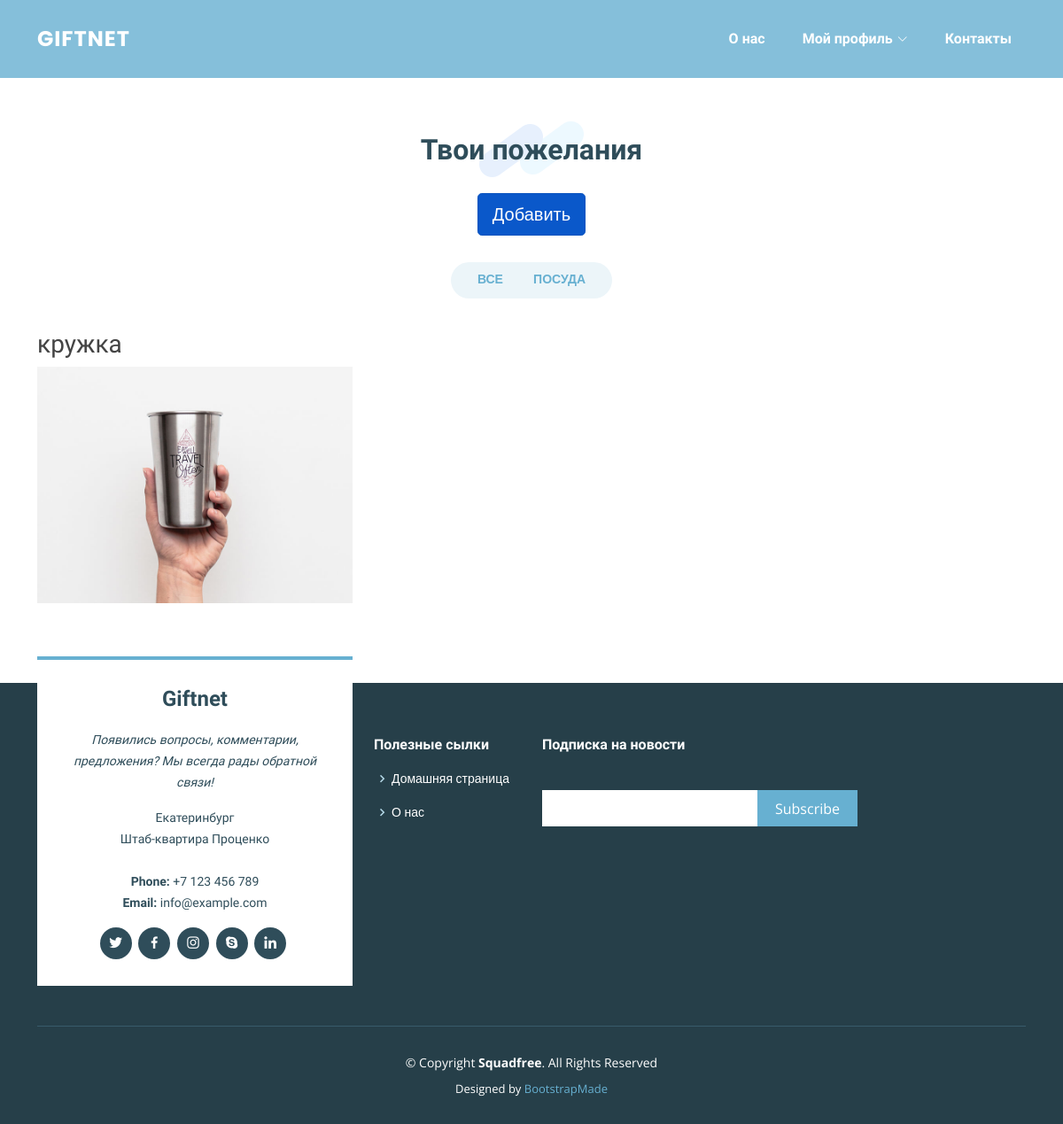
The page /userprofile/ (signed in) on the database as committed earlier.
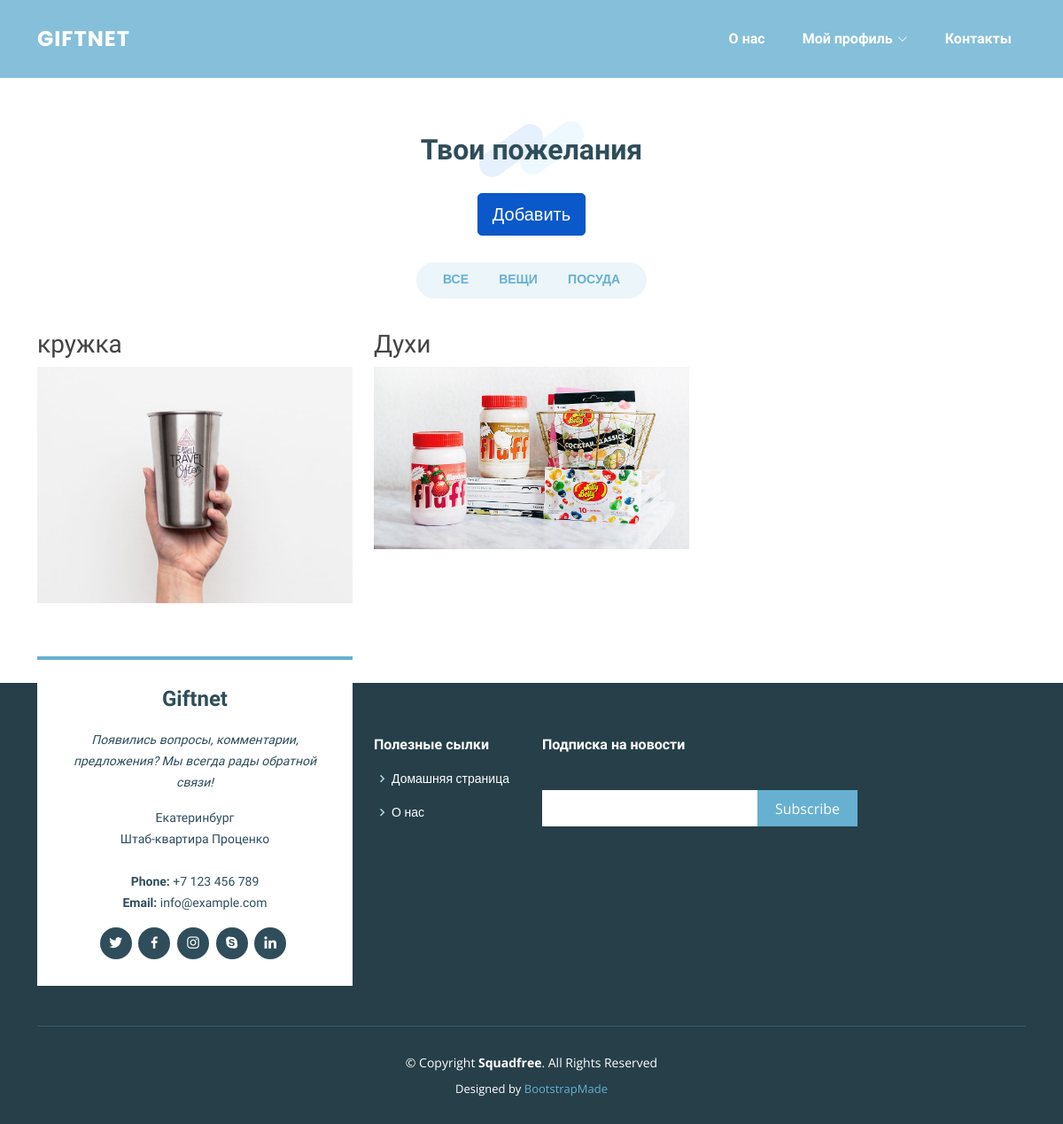
The same page on the database as committed later.
### userprofile/models.py (models this page shows, shortened)
class Wish(models.Model):
    username = models.CharField(max_length=50)
    data = models.DateTimeField(auto_now_add=True)
    title = models.CharField(max_length=50)
    link = models.CharField(max_length=50, default='')
    image = models.ImageField(upload_to='img/', default='default.jpg', blank=True)
    description = models.CharField(max_length=500, default='')
    type = models.CharField(max_length=50, default='Разное')

### userprofile/views.py (the view)
# urls.py: path('', views.userprofile, name='userprofile'),
def userprofile(request):
    wishdata = Wish.objects.filter(username=request.user)
    all_types = Wish.objects.values('type').annotate(type_count=Count('type')).filter(type_count=1, username=request.user)
    context = {
        'wishdata': wishdata,
        'all_types': all_types
    }
    return render(request, 'user_profile.html', context)

### userprofile/templates/user_profile.html (shortened to what this page needs)
{% extends 'layouts.html' %}
{% load static %}
{% block content %}
<section id="portfolio" class="portfolio">
    <div class="container">
        <div class="section-title" data-aos="fade-in" data-aos-delay="100">
            <h2>Твои пожелания</h2>
            <a href="{% url 'addwish' %}" class="btn btn-primary btn-lg active" role="button"
               aria-pressed="true">Добавить</a></div>
        <div class="row" data-aos="fade-in">
            <div class="col-lg-12 d-flex justify-content-center">
                <ul id="portfolio-flters">
                    <li data-filter="*" class="filter-active"> Все</li>
                    {% for row in all_types %}
                    <li data-filter=".{{ row.type }}" class="filter-active"> {{ row.type }}</li>
                    {% endfor %}
                </ul>
            </div>
        </div>
        <div class="row portfolio-container" data-aos="fade-up">
            {% for row in wishdata %}
            <div class="col-lg-4 col-md-6 portfolio-item {{ row.type }}">
                <div class="portfolio-wrap">
                    <h3> {{ row.title }} </h3>
                    <img src="{{ row.image.url }}" class="img-fluid" alt="">
                </div>
            </div>
            {% endfor %}
        </div>
</section>
{% endblock %}

### templates/layouts.html (shortened to what this page needs)
{% load static %}
<!DOCTYPE html>
<html lang="en">
<head>
    <link href="{% static 'vendor/aos/aos.css' %}" rel="stylesheet">
    <link href="{% static 'vendor/bootstrap/css/bootstrap.min.css' %}" rel="stylesheet">
    <link href="{% static 'vendor/bootstrap-icons/bootstrap-icons.css' %}" rel="stylesheet">
    <link href="{% static 'vendor/boxicons/css/boxicons.min.css' %}" rel="stylesheet">
    <link href="{% static 'vendor/glightbox/css/glightbox.min.css' %}" rel="stylesheet">
    <link href="{% static 'vendor/swiper/swiper-bundle.min.css' %}" rel="stylesheet">
    <link href="{% static 'css/style.css' %}" rel="stylesheet">
</head>
<body>
<header id="header" class="fixed-top">
    <div class="container d-flex align-items-center justify-content-between">
        <div class="logo">
            <h1 class="text-light"><a href="{% url 'home' %}"><span>Giftnet</span></a></h1>
        </div>
        <nav id="navbar" class="navbar">
            <ul>
                <li><a class="nav-link scrollto" href="{% url 'about' %}">О нас</a></li>
                {% if user.is_authenticated %}
                <li class="dropdown"><a href="{% url 'userprofile' %}"><span>Мой профиль</span> <i
                        class="bi bi-chevron-down"></i></a>
                </li>
                {% else %}
                <li><a class="nav-link scrollto" href="{% url 'authentication' %}">Вход\Регистрация</a></li>
                {% endif %}
                <li><a class="nav-link scrollto" href="{% url 'contacts' %}">Контакты</a></li>
            </ul>
        </nav>
    </div>
</header>
<main id="main">
    {% block content %}
    {% endblock %}
</main>
<footer id="footer">
    <div class="footer-top">
        <div class="container">
            <div class="row">
                <div class="col-lg-4 col-md-6">
                    <div class="footer-info">
                        <h3>Giftnet</h3>
                        <p class="pb-3"><em> Появились вопросы, комментарии, предложения? Мы всегда рады обратной связи!
                        </em></p>
                        <p>
                            Екатеринбург <br>
                            Штаб-квартира Проценко<br><br>
                            <strong>Phone:</strong> +7 123 456 789<br>
                            <strong>Email:</strong> info@example.com<br>
                        </p>
                        <div class="social-links mt-3">
                            <a href="#" class="twitter"><i class="bx bxl-twitter"></i></a>
                            <a href="#" class="facebook"><i class="bx bxl-facebook"></i></a>
                            <a href="#" class="instagram"><i class="bx bxl-instagram"></i></a>
                            <a href="#" class="google-plus"><i class="bx bxl-skype"></i></a>
                            <a href="#" class="linkedin"><i class="bx bxl-linkedin"></i></a>
                        </div>
                    </div>
                </div>
                <div class="col-lg-2 col-md-6 footer-links">
                    <h4>Полезные сылки</h4>
                    <ul>
                        <li><i class="bx bx-chevron-right"></i> <a href="{% url 'home' %}">Домашняя страница</a></li>
                        <li><i class="bx bx-chevron-right"></i> <a href="{% url 'about' %}">О нас</a></li>
                    </ul>
                </div>
                <div class="col-lg-4 col-md-6 footer-newsletter">
                    <h4>Подписка на новости</h4>
                    <form action="" method="post">
                        <input type="email" name="email"><input type="submit" value="Subscribe">
                    </form>
                </div>
            </div>
        </div>
    </div>
    <div class="container">
        <div class="copyright">
            &copy; Copyright <strong><span>Squadfree</span></strong>. All Rights Reserved
        </div>
        <div class="credits">
            Designed by <a href="https://bootstrapmade.com/">BootstrapMade</a>
        </div>
    </div>
</footer>
</body>
</html>

Rows that differ between the two databases and show on the page:
added Wish: title "Духи", image (picture)
Other text that changed with them:
new list line: "ВЕЩИ"
